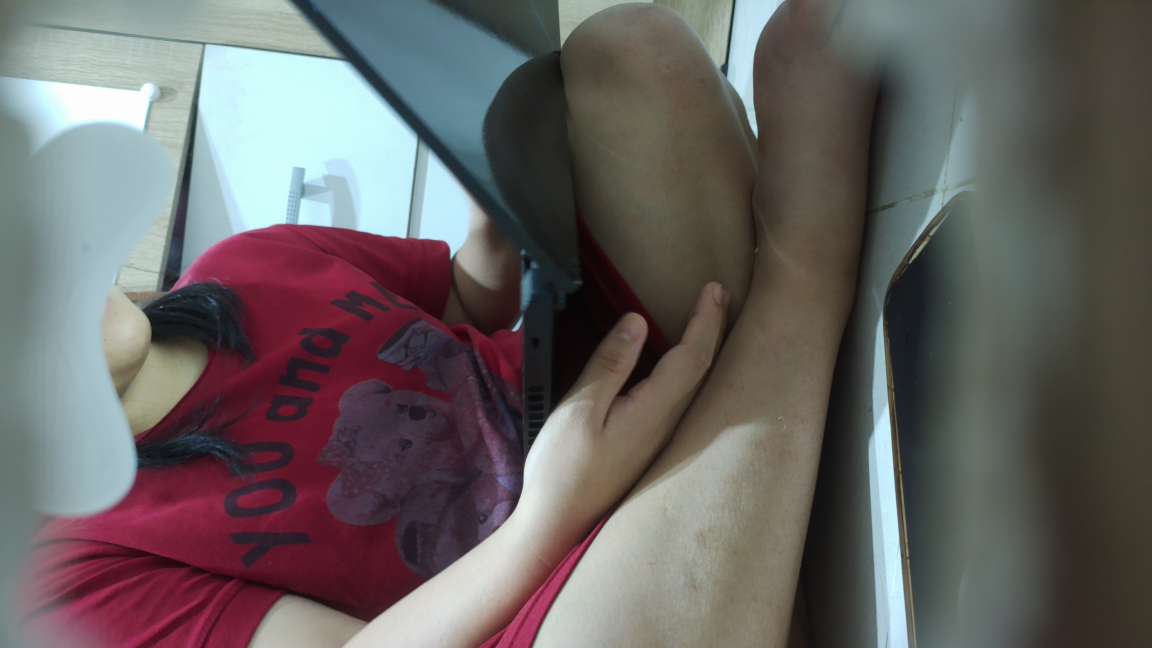
#> input picture Dashboard_Deployment/captured_from_pi.png, 4608 x 2592 px (shown at 1/4 size)
$ python -i face_mask.py   (imports and definitions only)
#> lines starting #> are read from the running program, lines starting #| are printed output that depends on the picture; after the words box and inside, x2 and y2 are one past the last pixel; in counts of white or black regions, pixels touching at a corner belong together
"""Skin / face mask detection.

Dipakai di Tahap 2 untuk memutuskan apakah sebuah tile 640x640 perlu
di-inference (ada area kulit) atau bisa dilewati (latar belakang /
rambut murni).

Pendekatan: gabungan thresholding di ruang warna YCrCb dan HSV - klasik,
cepat, tanpa dependency tambahan (cukup numpy + opencv). Cukup akurat
untuk use case akne photography yang objek utamanya adalah kulit wajah.
"""
from __future__ import annotations

from typing import Tuple
import numpy as np
import cv2


def build_skin_mask(img_rgb: np.ndarray) -> np.ndarray:
    """Return a binary skin mask (uint8, 0 atau 255) dengan ukuran sama
    seperti `img_rgb`.

    Heuristik:
    - YCrCb: 77 <= Cr <= 180, 133 <= Cb <= 173 (range standar kulit).
    - HSV : 0 <= H <= 30 (kulit cenderung di rentang oranye/merah).
    - Intersect kedua mask -> morphological close + open untuk bersihkan
      lubang & noise kecil.
    - Area yang sangat terang (hampir putih murni, mis. padding yang
      sudah kita tambahkan) dikecualikan.

    Catatan: ini *skin detector*, bukan face segmentation. Cukup untuk
    memutuskan tile mana yang pantas di-inference.
    """
    if img_rgb.ndim != 3 or img_rgb.shape[2] != 3:
        raise ValueError(f"Expected HxWx3 RGB image, got {img_rgb.shape}")

    bgr = cv2.cvtColor(img_rgb, cv2.COLOR_RGB2BGR)
#> bgr is the input picture: shape (2592, 4608, 3); mean B, G, R 98.2, 98.9, 103.6
    ycrcb = cv2.cvtColor(bgr, cv2.COLOR_BGR2YCrCb)
#> ycrcb: shape (2592, 4608, 3); mean of channels 0, 1, 2 100.2, 130.4, 126.9
    hsv = cv2.cvtColor(bgr, cv2.COLOR_BGR2HSV)
#> hsv: shape (2592, 4608, 3); mean H, S, V 76.2, 66, 113.2

    mask_ycrcb = cv2.inRange(ycrcb, (0, 133, 77), (255, 173, 127))
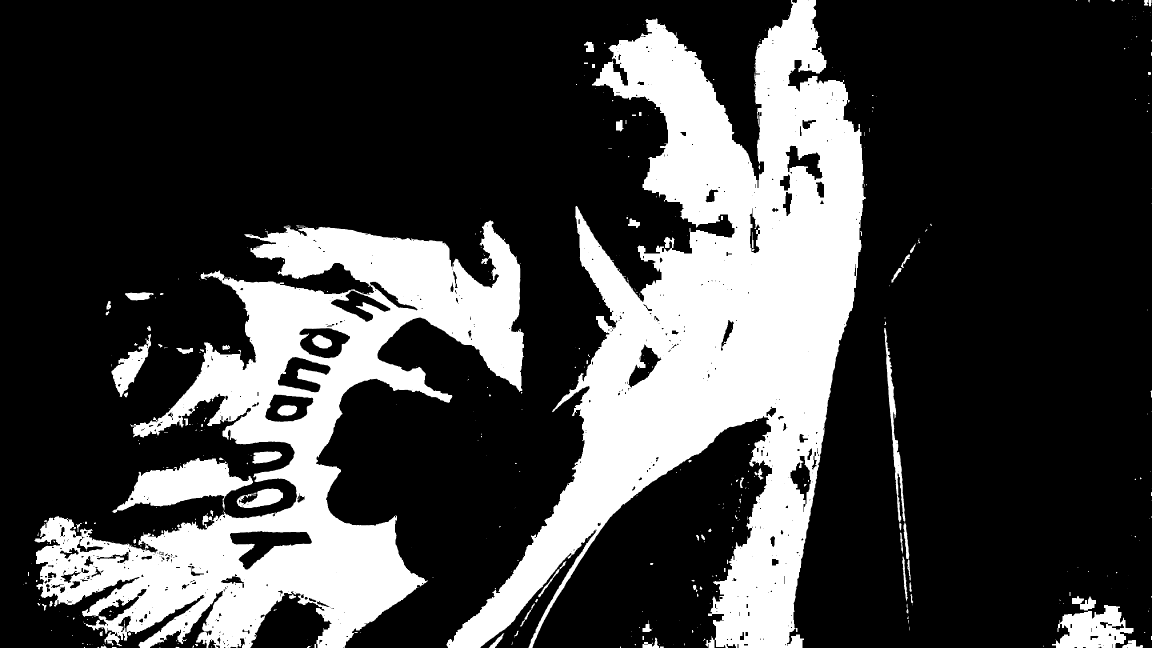
#> mask_ycrcb: shape (2592, 4608) (shown at 1/4 size); 25.7% white; 476 white regions (279 under 20 px), largest, box (x1, y1, x2, y2) and area: (1786, 0, 3464, 2592) 1724816, (138, 881, 2096, 2592) 1173165, (449, 1832, 1012, 2052) 58056
    mask_hsv = cv2.inRange(hsv, (0, 30, 60), (25, 255, 255))
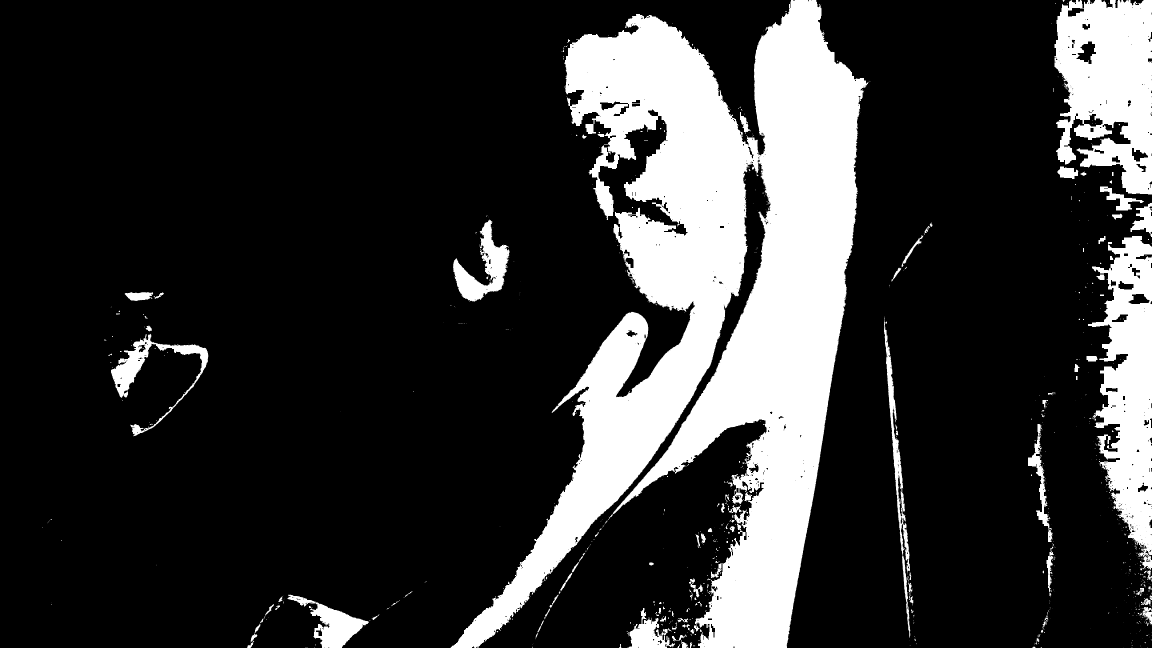
#> mask_hsv: shape (2592, 4608) (shown at 1/4 size); 20.2% white; 1009 white regions (802 under 20 px), largest, box (x1, y1, x2, y2) and area: (1802, 0, 3476, 2592) 1826025, (4218, 0, 4608, 778) 222433, (4352, 944, 4608, 2280) 193980

    mask = cv2.bitwise_and(mask_ycrcb, mask_hsv)
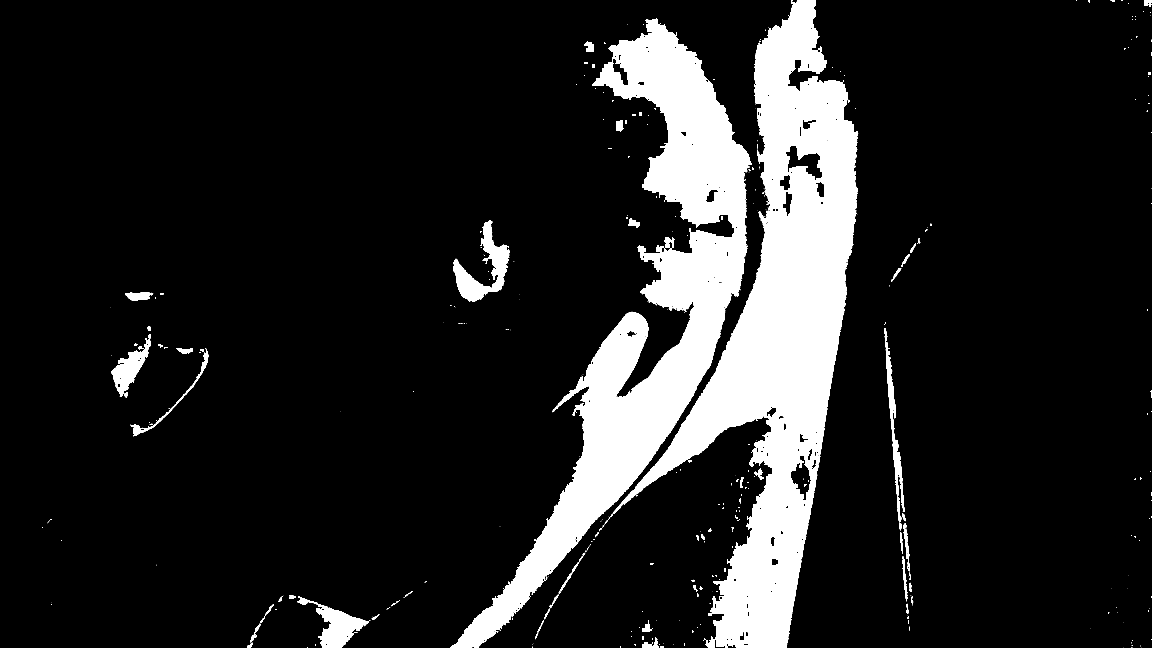
#> mask: shape (2592, 4608) (shown at 1/4 size); 13.6% white; 449 white regions (315 under 20 px), largest, box (x1, y1, x2, y2) and area: (2431, 0, 3432, 2592) 840210, (1802, 74, 3008, 2592) 679955, (1812, 881, 2038, 1206) 25067

    # Cleanup: tutup lubang kecil, buang bintik noise.
    # Catatan: padding gray-114 secara alami TIDAK masuk rentang skin
    # YCrCb (Cr=128 vs range 133-173) maupun HSV (S=0 vs threshold 30),
    # jadi tidak perlu special-case exclude padding.
    kernel = cv2.getStructuringElement(cv2.MORPH_ELLIPSE, (7, 7))
    mask = cv2.morphologyEx(mask, cv2.MORPH_CLOSE, kernel, iterations=2)
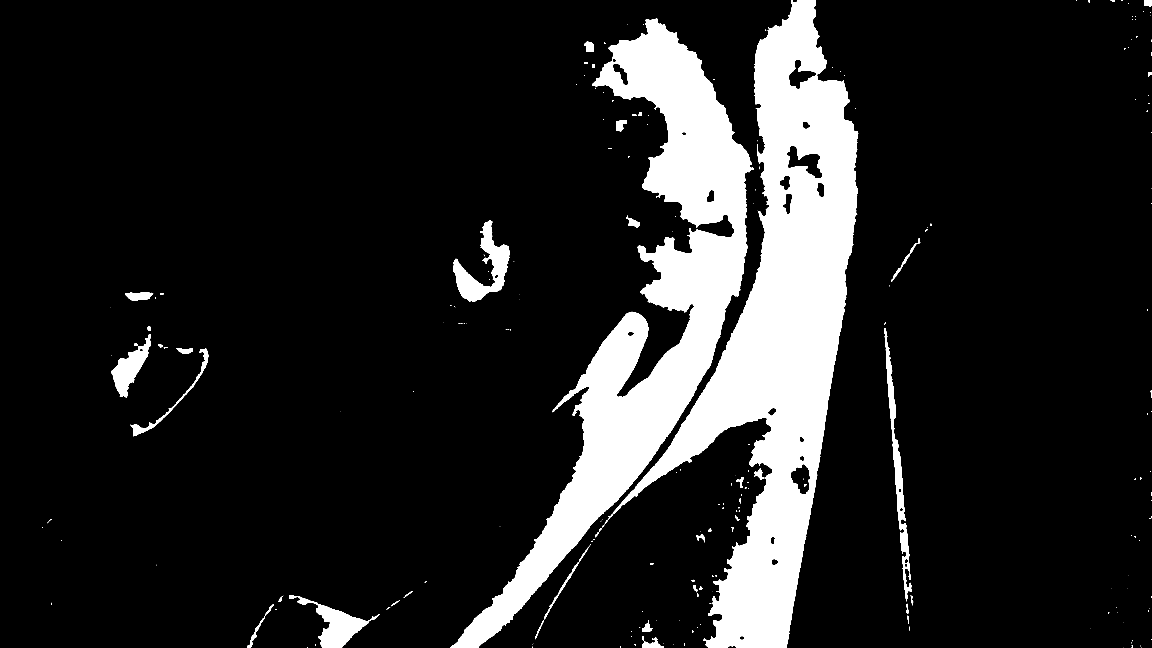
#> mask: shape (2592, 4608) (shown at 1/4 size); 13.9% white; 232 white regions (142 under 20 px), largest, box (x1, y1, x2, y2) and area: (2419, 0, 3434, 2592) 856231, (1802, 74, 3014, 2592) 692087, (1812, 881, 2038, 1206) 26433
    mask = cv2.morphologyEx(mask, cv2.MORPH_OPEN, kernel, iterations=1)
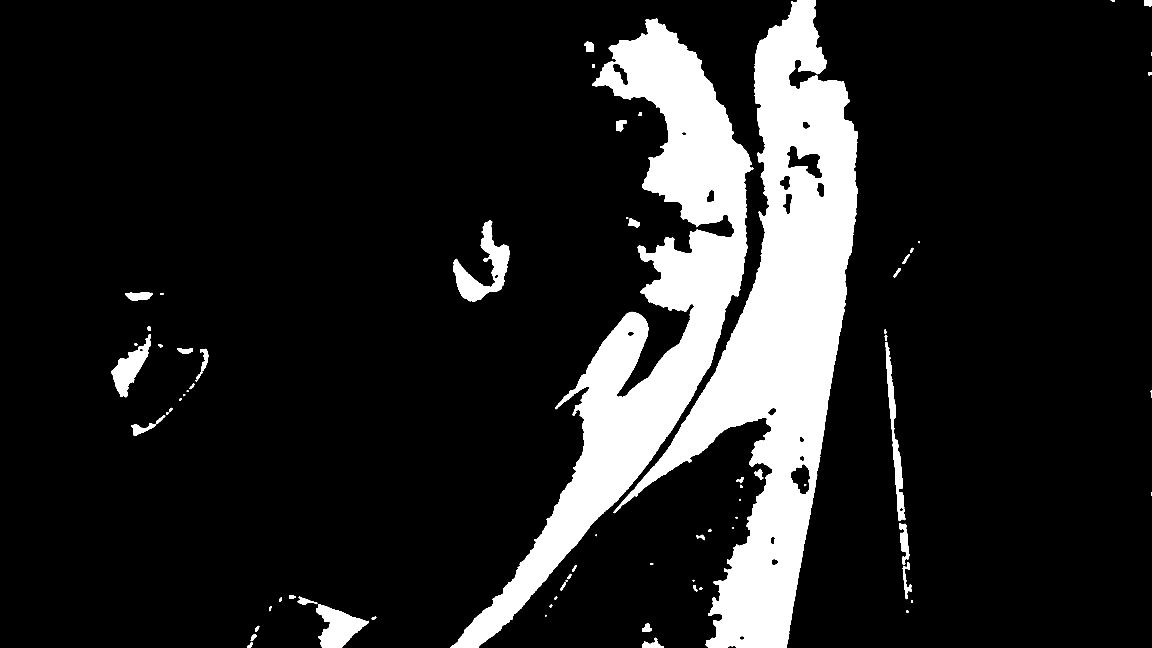
#> mask: shape (2592, 4608) (shown at 1/4 size); 13.8% white; 80 white regions, largest, box (x1, y1, x2, y2) and area: (2454, 0, 3432, 2592) 855023, (1802, 74, 3014, 2592) 691184, (1812, 881, 2038, 1206) 26029

    return mask


# [44 lines left out: functions tile_has_skin, dim_non_skin_overlay, not called in this run]

>>> import cv2
>>> picture = cv2.cvtColor(cv2.imread('../captured_from_pi.png'), cv2.COLOR_BGR2RGB)
>>> result = build_skin_mask(picture)
